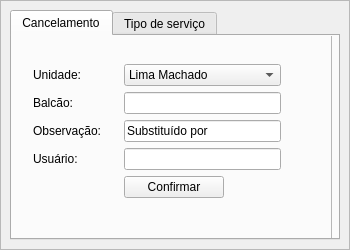
<?xml version="1.0" encoding="UTF-8"?>
<ui version="4.0">
 <class>MainWindow</class>
 <widget class="QMainWindow" name="MainWindow">
  <property name="windowModality">
   <enum>Qt::NonModal</enum>
  </property>
  <property name="enabled">
   <bool>true</bool>
  </property>
  <property name="geometry">
   <rect>
    <x>0</x>
    <y>0</y>
    <width>350</width>
    <height>250</height>
   </rect>
  </property>
  <property name="minimumSize">
   <size>
    <width>350</width>
    <height>250</height>
   </size>
  </property>
  <property name="maximumSize">
   <size>
    <width>350</width>
    <height>250</height>
   </size>
  </property>
  <property name="acceptDrops">
   <bool>false</bool>
  </property>
  <property name="windowTitle">
   <string>MyCancelador 2.0</string>
  </property>
  <property name="documentMode">
   <bool>false</bool>
  </property>
  <property name="tabShape">
   <enum>QTabWidget::Rounded</enum>
  </property>
  <widget class="QWidget" name="centralwidget">
   <layout class="QHBoxLayout" name="horizontalLayout_2">
    <property name="spacing">
     <number>0</number>
    </property>
    <property name="leftMargin">
     <number>0</number>
    </property>
    <property name="topMargin">
     <number>0</number>
    </property>
    <property name="rightMargin">
     <number>0</number>
    </property>
    <property name="bottomMargin">
     <number>0</number>
    </property>
    <item>
     <widget class="QFrame" name="frame_2">
      <property name="styleSheet">
       <string notr="true"/>
      </property>
      <property name="frameShape">
       <enum>QFrame::StyledPanel</enum>
      </property>
      <property name="frameShadow">
       <enum>QFrame::Raised</enum>
      </property>
      <layout class="QHBoxLayout" name="horizontalLayout">
       <property name="topMargin">
        <number>9</number>
       </property>
       <item>
        <widget class="QTabWidget" name="tabWidget">
         <property name="currentIndex">
          <number>0</number>
         </property>
         <widget class="QWidget" name="tab_cancelamento">
          <attribute name="title">
           <string>Cancelamento</string>
          </attribute>
          <widget class="QFrame" name="frame_central">
           <property name="geometry">
            <rect>
             <x>-30</x>
             <y>-50</y>
             <width>350</width>
             <height>300</height>
            </rect>
           </property>
           <property name="maximumSize">
            <size>
             <width>350</width>
             <height>300</height>
            </size>
           </property>
           <property name="styleSheet">
            <string notr="true"/>
           </property>
           <property name="frameShape">
            <enum>QFrame::StyledPanel</enum>
           </property>
           <property name="frameShadow">
            <enum>QFrame::Raised</enum>
           </property>
           <layout class="QFormLayout" name="formLayout">
            <property name="formAlignment">
             <set>Qt::AlignCenter</set>
            </property>
            <property name="leftMargin">
             <number>50</number>
            </property>
            <property name="topMargin">
             <number>30</number>
            </property>
            <property name="rightMargin">
             <number>50</number>
            </property>
            <property name="bottomMargin">
             <number>40</number>
            </property>
            <item row="0" column="0">
             <widget class="QLabel" name="label_unidade_cancel">
              <property name="text">
               <string>Unidade:</string>
              </property>
             </widget>
            </item>
            <item row="0" column="1">
             <widget class="QComboBox" name="comboBox_unidade_cancel">
              <property name="minimumSize">
               <size>
                <width>0</width>
                <height>0</height>
               </size>
              </property>
              <property name="maximumSize">
               <size>
                <width>16777215</width>
                <height>16777215</height>
               </size>
              </property>
              <property name="baseSize">
               <size>
                <width>0</width>
                <height>0</height>
               </size>
              </property>
              <property name="editable">
               <bool>false</bool>
              </property>
              <item>
               <property name="text">
                <string>Lima Machado</string>
               </property>
              </item>
              <item>
               <property name="text">
                <string>Maria do Carmo</string>
               </property>
              </item>
              <item>
               <property name="text">
                <string>Sete de Setembro</string>
               </property>
              </item>
              <item>
               <property name="text">
                <string>Marina</string>
               </property>
              </item>
              <item>
               <property name="text">
                <string>Morrinhos</string>
               </property>
              </item>
              <item>
               <property name="text">
                <string>Rui Barbosa</string>
               </property>
              </item>
             </widget>
            </item>
            <item row="1" column="0">
             <widget class="QLabel" name="label_balcao_cancel">
              <property name="text">
               <string>Balcão:</string>
              </property>
             </widget>
            </item>
            <item row="1" column="1">
             <widget class="QLineEdit" name="lineEdit_balcao_cancel">
              <property name="enabled">
               <bool>true</bool>
              </property>
             </widget>
            </item>
            <item row="2" column="0">
             <widget class="QLabel" name="label_observacao_cancel">
              <property name="text">
               <string>Observação:     </string>
              </property>
             </widget>
            </item>
            <item row="2" column="1">
             <widget class="QLineEdit" name="lineEdit_observacao_cancel">
              <property name="text">
               <string>Substituído por </string>
              </property>
             </widget>
            </item>
            <item row="3" column="0">
             <widget class="QLabel" name="label_usuario_cancel">
              <property name="text">
               <string>Usuário:</string>
              </property>
             </widget>
            </item>
            <item row="3" column="1">
             <widget class="QLineEdit" name="lineEdit_usuario_cancel"/>
            </item>
            <item row="4" column="1">
             <widget class="QPushButton" name="pushButton_confirmar_cancel">
              <property name="maximumSize">
               <size>
                <width>100</width>
                <height>16777215</height>
               </size>
              </property>
              <property name="text">
               <string>Confirmar</string>
              </property>
             </widget>
            </item>
           </layout>
          </widget>
         </widget>
         <widget class="QWidget" name="tab_servico">
          <attribute name="title">
           <string>Tipo de serviço</string>
          </attribute>
          <widget class="QFrame" name="frame">
           <property name="geometry">
            <rect>
             <x>-30</x>
             <y>-10</y>
             <width>361</width>
             <height>221</height>
            </rect>
           </property>
           <property name="frameShape">
            <enum>QFrame::StyledPanel</enum>
           </property>
           <property name="frameShadow">
            <enum>QFrame::Raised</enum>
           </property>
           <layout class="QFormLayout" name="formLayout_10">
            <property name="formAlignment">
             <set>Qt::AlignCenter</set>
            </property>
            <property name="leftMargin">
             <number>50</number>
            </property>
            <property name="topMargin">
             <number>30</number>
            </property>
            <property name="rightMargin">
             <number>50</number>
            </property>
            <property name="bottomMargin">
             <number>40</number>
            </property>
            <item row="0" column="0">
             <widget class="QLabel" name="label_unidade_tiposerv">
              <property name="text">
               <string>Unidade:</string>
              </property>
             </widget>
            </item>
            <item row="0" column="1">
             <widget class="QComboBox" name="comboBox_unidade_tiposerv">
              <property name="enabled">
               <bool>true</bool>
              </property>
              <property name="sizePolicy">
               <sizepolicy hsizetype="Preferred" vsizetype="Fixed">
                <horstretch>0</horstretch>
                <verstretch>0</verstretch>
               </sizepolicy>
              </property>
              <property name="minimumSize">
               <size>
                <width>0</width>
                <height>0</height>
               </size>
              </property>
              <property name="maximumSize">
               <size>
                <width>16777215</width>
                <height>16777215</height>
               </size>
              </property>
              <property name="baseSize">
               <size>
                <width>0</width>
                <height>0</height>
               </size>
              </property>
              <property name="editable">
               <bool>false</bool>
              </property>
              <item>
               <property name="text">
                <string>Lima Machado</string>
               </property>
              </item>
              <item>
               <property name="text">
                <string>Maria do Carmo</string>
               </property>
              </item>
              <item>
               <property name="text">
                <string>Sete de Setembro</string>
               </property>
              </item>
              <item>
               <property name="text">
                <string>Marina</string>
               </property>
              </item>
              <item>
               <property name="text">
                <string>Morrinhos</string>
               </property>
              </item>
              <item>
               <property name="text">
                <string>Rui Barbosa</string>
               </property>
              </item>
             </widget>
            </item>
            <item row="1" column="0">
             <widget class="QLabel" name="label_balcao_tiposerv">
              <property name="text">
               <string>Balcão:</string>
              </property>
             </widget>
            </item>
            <item row="1" column="1">
             <widget class="QLineEdit" name="lineEdit_balcao_tiposerv">
              <property name="enabled">
               <bool>true</bool>
              </property>
             </widget>
            </item>
            <item row="2" column="0">
             <widget class="QLabel" name="label_tipoServico_tiposerv">
              <property name="text">
               <string>Tipo de Serviço:</string>
              </property>
             </widget>
            </item>
            <item row="2" column="1">
             <widget class="QComboBox" name="comboBox_tipoServico_tiposerv">
              <property name="minimumSize">
               <size>
                <width>0</width>
                <height>0</height>
               </size>
              </property>
              <property name="maximumSize">
               <size>
                <width>16777215</width>
                <height>16777215</height>
               </size>
              </property>
              <property name="baseSize">
               <size>
                <width>0</width>
                <height>0</height>
               </size>
              </property>
              <property name="editable">
               <bool>false</bool>
              </property>
              <item>
               <property name="text">
                <string>Repasse PAF (Celebration)</string>
               </property>
              </item>
              <item>
               <property name="text">
                <string>Repasse PJ (Celebration</string>
               </property>
              </item>
              <item>
               <property name="text">
                <string>Reversão Serviço Social (Celeb</string>
               </property>
              </item>
              <item>
               <property name="text">
                <string>Vendas Sobre PAF (Celebration)</string>
               </property>
              </item>
              <item>
               <property name="text">
                <string>Venda Sobre PJ (Celebration)</string>
               </property>
              </item>
              <item>
               <property name="text">
                <string>Serviço IML</string>
               </property>
              </item>
              <item>
               <property name="text">
                <string>Reversão Serviço Social</string>
               </property>
              </item>
              <item>
               <property name="text">
                <string>Seguradora</string>
               </property>
              </item>
              <item>
               <property name="text">
                <string>Varejo</string>
               </property>
              </item>
              <item>
               <property name="text">
                <string>Vendas Sobre PAF</string>
               </property>
              </item>
              <item>
               <property name="text">
                <string>Vendas Sobre PJ</string>
               </property>
              </item>
              <item>
               <property name="text">
                <string>Particular (Celebration)</string>
               </property>
              </item>
              <item>
               <property name="text">
                <string>Particular</string>
               </property>
              </item>
              <item>
               <property name="text">
                <string>Repasse PAF</string>
               </property>
              </item>
              <item>
               <property name="text">
                <string>Repasse PJ</string>
               </property>
              </item>
              <item>
               <property name="text">
                <string>Varejo (Celebration)</string>
               </property>
              </item>
              <item>
               <property name="text">
                <string>Serviço IML Prefeitura</string>
               </property>
              </item>
              <item>
               <property name="text">
                <string>Serviço Social (Municipal)</string>
               </property>
              </item>
              <item>
               <property name="text">
                <string>Serviço Social Prefeitura</string>
               </property>
              </item>
              <item>
               <property name="text">
                <string>Venda Sobre Seguradora</string>
               </property>
              </item>
              <item>
               <property name="text">
                <string>Venda Sobre Seguradora (Cel</string>
               </property>
              </item>
              <item>
               <property name="text">
                <string>Venda Sobre Serviço Social</string>
               </property>
              </item>
              <item>
               <property name="text">
                <string>Venda Sobre Serviço Social (Ce</string>
               </property>
              </item>
             </widget>
            </item>
            <item row="3" column="0">
             <widget class="QLabel" name="label_usuario_tiposerv">
              <property name="text">
               <string>Usuário:</string>
              </property>
             </widget>
            </item>
            <item row="3" column="1">
             <widget class="QLineEdit" name="lineEdit_usurio_tiposerv">
              <property name="enabled">
               <bool>true</bool>
              </property>
             </widget>
            </item>
            <item row="4" column="1">
             <widget class="QPushButton" name="pushButton_confirmar_tiposerv">
              <property name="maximumSize">
               <size>
                <width>100</width>
                <height>16777215</height>
               </size>
              </property>
              <property name="text">
               <string>Confirmar</string>
              </property>
             </widget>
            </item>
           </layout>
          </widget>
         </widget>
        </widget>
       </item>
      </layout>
     </widget>
    </item>
   </layout>
  </widget>
  <widget class="QMenuBar" name="menubar">
   <property name="geometry">
    <rect>
     <x>0</x>
     <y>0</y>
     <width>350</width>
     <height>21</height>
    </rect>
   </property>
  </widget>
  <action name="actionCancelar">
   <property name="text">
    <string>Atualizar</string>
   </property>
  </action>
  <action name="actionTipo_de_Servi_o">
   <property name="text">
    <string>Tipo de Serviço</string>
   </property>
  </action>
  <action name="actionSaiur">
   <property name="text">
    <string>Sair</string>
   </property>
  </action>
 </widget>
 <resources/>
 <connections/>
</ui>
